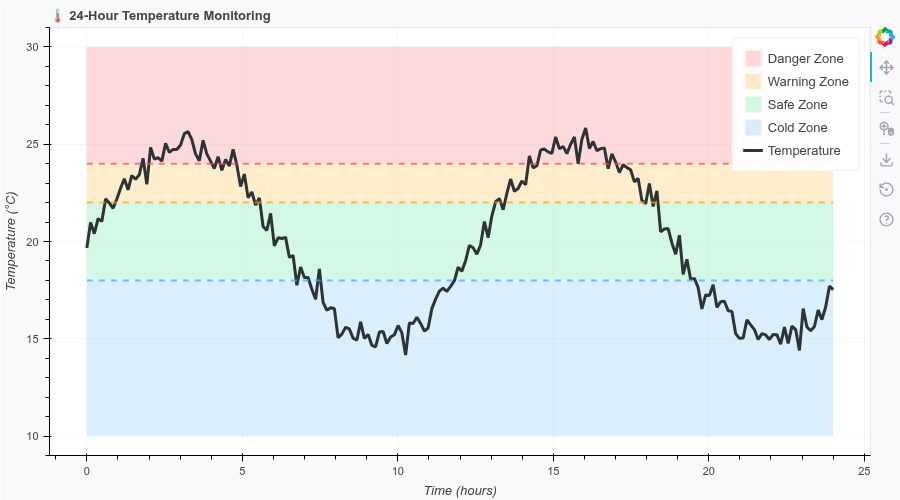

Generate this figure with Python:
from bokeh.plotting import figure, show
from bokeh.models import InlineStyleSheet, ColumnDataSource, HoverTool
from bokeh.layouts import column, row
import numpy as np
from bokeh_rocks import save_plot


x = np.linspace(0, 24, 200)
temperature = 20 + np.sin(x * 0.5) * 5 + np.random.normal(0, 0.5, len(x))

danger_threshold = 24
warning_threshold = 22
safe_threshold = 18

p5 = figure(
    width=900,
    height=500,
    title="🌡️ 24-Hour Temperature Monitoring",
    x_axis_label="Time (hours)",
    y_axis_label="Temperature (°C)"
)

# Danger zone (red) - above danger threshold
p5.varea(
    x=x,
    y1=danger_threshold,
    y2=30,
    fill_color='#ff4757',
    fill_alpha=0.2,
    legend_label='Danger Zone'
)

# Warning zone (yellow) - between warning and danger
p5.varea(
    x=x,
    y1=warning_threshold,
    y2=danger_threshold,
    fill_color='#ffa502',
    fill_alpha=0.2,
    legend_label='Warning Zone'
)

# Safe zone (green) - between safe and warning
p5.varea(
    x=x,
    y1=safe_threshold,
    y2=warning_threshold,
    fill_color='#26de81',
    fill_alpha=0.2,
    legend_label='Safe Zone'
)

# Cold zone (blue) - below safe threshold
p5.varea(
    x=x,
    y1=10,
    y2=safe_threshold,
    fill_color='#45aaf2',
    fill_alpha=0.2,
    legend_label='Cold Zone'
)

# Temperature line
p5.line(x, temperature, line_color='#2d3436', line_width=3, legend_label='Temperature')

# Threshold lines
p5.line(x, [danger_threshold] * len(x), line_color='#ff4757', line_width=2, line_dash='dashed', alpha=0.7)
p5.line(x, [warning_threshold] * len(x), line_color='#ffa502', line_width=2, line_dash='dashed', alpha=0.7)
p5.line(x, [safe_threshold] * len(x), line_color='#45aaf2', line_width=2, line_dash='dashed', alpha=0.7)

p5.legend.location = "top_right"
p5.legend.click_policy = "hide"
p5.background_fill_color = None
p5.border_fill_color = "#f8f9fa"
p5.grid.grid_line_alpha = 0.3

css5 = InlineStyleSheet(css="""
:host {
    background: linear-gradient(to bottom, #ffffff 0%, #dfe6e9 100%);
}
""")

show(column(p5, stylesheets=[css5]))
save_plot(p5, "output/area_04")
